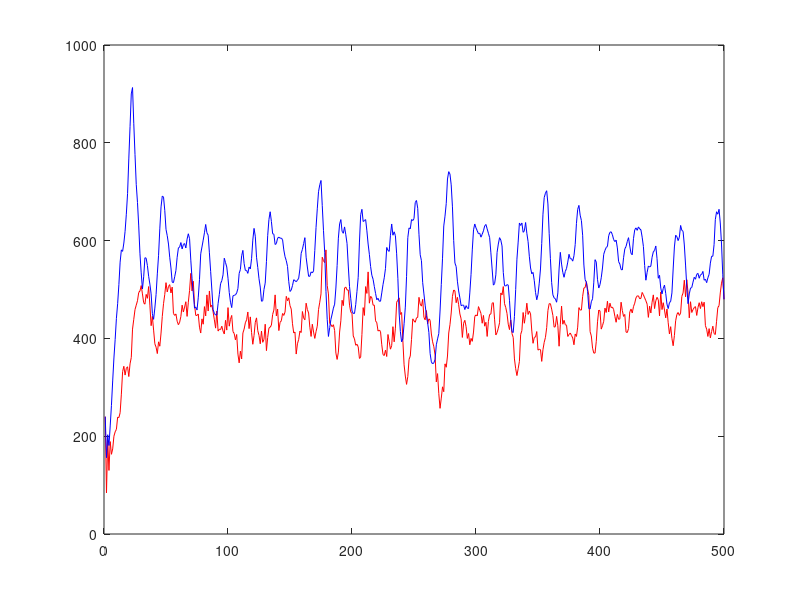

Here is the MATLAB script that generated this plot:
pred=[
240,84,192,130,189,163,174,200,209,214,239,238,248,286,332,343,325,339,342,322,348,361,419,439,459,468,477,494,497,508,491,473,470,490,482,506,468,426,445,417,389,382,369,393,384,411,445,471,490,514,495,506,510,493,505,451,447,450,435,428,433,445,468,454,464,475,445,474,498,533,497,517,469,447,447,450,423,411,440,429,465,446,489,456,497,464,468,454,438,421,456,415,419,418,425,415,409,437,417,463,425,439,447,414,410,397,408,368,350,374,358,411,419,432,438,454,420,444,412,388,406,433,442,416,406,389,415,392,398,429,375,402,421,423,427,449,458,489,446,460,416,433,436,451,447,454,486,477,483,467,460,430,411,413,368,389,398,415,412,455,442,438,472,459,452,423,404,429,413,400,414,425,459,474,491,566,559,555,581,508,491,431,428,424,428,416,370,357,372,413,436,478,467,503,505,499,499,468,454,451,405,399,386,388,383,359,362,408,463,447,506,492,536,472,486,483,468,468,436,432,415,417,414,387,367,365,376,363,408,393,378,385,424,393,421,474,478,483,449,453,396,346,323,306,322,357,364,398,440,436,433,442,443,484,470,466,480,443,438,457,430,440,437,409,393,383,366,311,328,287,257,278,301,291,348,341,364,411,428,452,486,499,497,473,484,469,450,440,402,431,437,424,400,410,387,400,394,413,445,448,446,465,458,451,431,447,425,433,404,435,449,450,472,473,438,407,412,421,432,493,489,506,471,463,451,429,418,438,410,402,358,338,324,338,353,408,416,453,431,449,472,449,456,450,415,390,402,403,414,376,378,377,353,377,392,402,422,457,471,471,460,447,423,424,445,426,384,429,466,429,437,428,427,404,408,411,406,401,387,409,404,423,463,458,458,486,503,504,516,501,488,414,405,380,370,370,394,434,458,456,419,426,435,462,453,476,454,472,463,464,459,445,433,449,439,440,474,457,445,449,413,412,420,454,460,452,465,472,483,487,487,481,482,494,489,483,477,470,443,466,452,474,489,461,477,484,479,446,495,459,473,458,442,460,432,409,424,400,385,406,436,449,453,447,452,486,493,519,485,520,493,442,475,453,459,463,465,447,463,473,461,475,465,474,426,419,404,420,401,414,425,410,408,435,463,467,493,513,524,480,];
prey=[
240,156,203,181,221,263,313,360,398,441,471,510,556,581,578,595,619,654,696,767,833,900,913,840,776,715,678,630,573,534,501,526,565,564,549,527,511,491,451,439,462,490,532,570,624,669,691,689,662,623,610,593,566,544,515,514,526,539,566,585,587,596,583,592,594,585,603,614,604,560,522,493,462,464,458,483,520,573,587,601,616,633,616,611,575,537,499,459,451,448,448,471,490,512,518,530,564,555,546,523,494,474,463,487,488,489,493,502,533,541,569,580,553,539,539,533,546,542,563,601,625,609,566,545,522,505,476,477,500,513,557,610,643,659,639,614,613,592,594,605,607,605,605,602,581,567,559,547,516,496,499,508,520,518,516,519,523,542,574,582,594,606,566,546,527,527,536,534,538,580,627,665,700,714,723,672,621,575,496,439,404,422,439,450,462,470,503,549,605,634,643,619,615,628,612,594,548,506,481,456,451,451,469,496,525,597,653,664,639,641,643,620,593,572,547,529,521,506,492,479,482,476,476,493,510,524,543,586,580,578,611,634,611,618,610,573,522,452,414,393,399,430,464,527,606,626,624,643,641,645,678,682,666,613,571,559,514,491,468,447,432,412,369,352,348,350,357,387,399,410,456,510,564,630,650,676,726,741,736,714,669,600,554,547,517,497,483,467,468,468,459,467,462,461,493,531,581,622,634,626,620,614,615,607,613,620,630,633,624,615,606,575,542,509,512,530,576,593,606,601,589,535,508,507,510,509,478,438,414,412,445,500,562,597,636,631,636,617,620,637,615,598,568,544,532,535,518,494,479,490,513,542,594,654,688,697,702,675,615,563,514,489,483,481,474,493,542,576,552,535,525,537,543,556,572,563,563,558,569,592,635,664,672,652,641,611,550,520,515,496,461,460,475,481,515,561,556,520,503,510,524,544,572,580,586,588,610,617,618,612,602,598,601,585,557,552,541,540,565,583,588,598,606,589,574,571,604,622,626,621,628,624,622,607,588,549,519,535,548,546,548,566,577,580,589,563,523,529,503,491,502,509,492,470,461,473,476,493,542,587,611,608,600,607,631,621,619,591,550,505,471,491,503,504,515,525,521,531,533,523,530,531,537,519,521,514,524,531,554,568,568,592,643,659,654,664,636,593,530,480,];
plot(pred,'r');
hold on;
plot(prey,'b');
